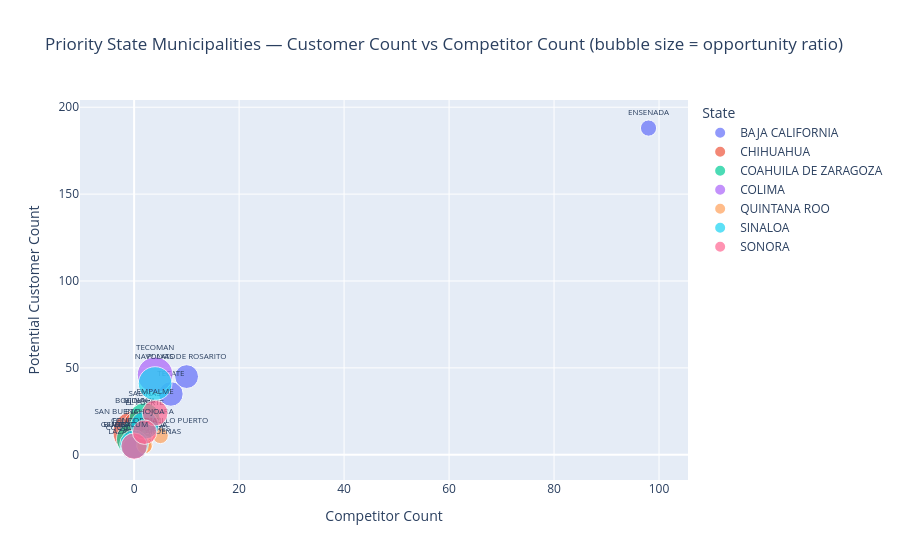

The notebook cell this image was saved under:
### Code cell
# Visualise top 3 municipalities per priority state
top_munis = drill.groupby('state_name').head(3).copy()
top_munis['label'] = top_munis['municipality_name'] + '\n(' + top_munis['state_name'] + ')'

fig = px.scatter(
    top_munis,
    x='competitor_count',
    y='customer_count',
    color='state_name',
    size='opportunity_ratio',
    text='municipality_name',
    size_max=30,
    title='Priority State Municipalities — Customer Count vs Competitor Count\n(bubble size = opportunity ratio)',
    labels={
        'competitor_count': 'Competitor Count',
        'customer_count'  : 'Potential Customer Count',
        'state_name'      : 'State'
    }
)
fig.update_traces(textposition='top center', textfont_size=8)
fig.update_layout(height=560)
fig.show()

### Figure 1 — Plotly figure (JSON) as saved in the notebook; plotly's stock layout.template omitted (floating-point values rounded to 4 significant figures)
{"data": [{"hovertemplate": "State=BAJA CALIFORNIA<br>Competitor Count=%{x}<br>Potential Customer Count=%{y}<br>opportunity_ratio=%{marker.size}<br>municipality_name=%{text}<extra></extra>", "legendgroup": "BAJA CALIFORNIA", "marker": {"color": "#636efa", "size": [4.38, 4.09, 1.9], "sizemode": "area", "sizeref": 0.01444, "symbol": "circle"}, "mode": "markers+text", "name": "BAJA CALIFORNIA", "orientation": "v", "showlegend": true, "text": ["TECATE", "PLAYAS DE ROSARITO", "ENSENADA"], "textfont": {"size": 8}, "textposition": "top center", "type": "scatter", "x": [7, 10, 98], "xaxis": "x", "y": [35, 45, 188], "yaxis": "y"}, {"hovertemplate": "State=CHIHUAHUA<br>Competitor Count=%{x}<br>Potential Customer Count=%{y}<br>opportunity_ratio=%{marker.size}<br>municipality_name=%{text}<extra></extra>", "legendgroup": "CHIHUAHUA", "marker": {"color": "#EF553B", "size": [13, 8, 5], "sizemode": "area", "sizeref": 0.01444, "symbol": "circle"}, "mode": "markers+text", "name": "CHIHUAHUA", "orientation": "v", "showlegend": true, "text": ["BOCOYNA", "OJINAGA", "BUENAVENTURA"], "textfont": {"size": 8}, "textposition": "top center", "type": "scatter", "x": [0, 1, 0], "xaxis": "x", "y": [13, 16, 5], "yaxis": "y"}, {"hovertemplate": "State=COAHUILA DE ZARAGOZA<br>Competitor Count=%{x}<br>Potential Customer Count=%{y}<br>opportunity_ratio=%{marker.size}<br>municipality_name=%{text}<extra></extra>", "legendgroup": "COAHUILA DE ZARAGOZA", "marker": {"color": "#00cc96", "size": [9, 7, 5], "sizemode": "area", "sizeref": 0.01444, "symbol": "circle"}, "mode": "markers+text", "name": "COAHUILA DE ZARAGOZA", "orientation": "v", "showlegend": true, "text": ["SAN BUENAVENTURA", "SABINAS", "GENERAL CEPEDA"], "textfont": {"size": 8}, "textposition": "top center", "type": "scatter", "x": [0, 2, 0], "xaxis": "x", "y": [9, 21, 5], "yaxis": "y"}, {"hovertemplate": "State=COLIMA<br>Competitor Count=%{x}<br>Potential Customer Count=%{y}<br>opportunity_ratio=%{marker.size}<br>municipality_name=%{text}<extra></extra>", "legendgroup": "COLIMA", "marker": {"color": "#ab63fa", "size": [9.2, 5, 4], "sizemode": "area", "sizeref": 0.01444, "symbol": "circle"}, "mode": "markers+text", "name": "COLIMA", "orientation": "v", "showlegend": true, "text": ["TECOMAN", "MINATITLAN", "COQUIMATLAN"], "textfont": {"size": 8}, "textposition": "top center", "type": "scatter", "x": [4, 0, 0], "xaxis": "x", "y": [46, 5, 4], "yaxis": "y"}, {"hovertemplate": "State=QUINTANA ROO<br>Competitor Count=%{x}<br>Potential Customer Count=%{y}<br>opportunity_ratio=%{marker.size}<br>municipality_name=%{text}<extra></extra>", "legendgroup": "QUINTANA ROO", "marker": {"color": "#FFA15A", "size": [2, 1.83, 1.67], "sizemode": "area", "sizeref": 0.01444, "symbol": "circle"}, "mode": "markers+text", "name": "QUINTANA ROO", "orientation": "v", "showlegend": true, "text": ["ISLA MUJERES", "FELIPE CARRILLO PUERTO", "LAZARO CARDENAS"], "textfont": {"size": 8}, "textposition": "top center", "type": "scatter", "x": [2, 5, 2], "xaxis": "x", "y": [6, 11, 5], "yaxis": "y"}, {"hovertemplate": "State=SINALOA<br>Competitor Count=%{x}<br>Potential Customer Count=%{y}<br>opportunity_ratio=%{marker.size}<br>municipality_name=%{text}<extra></extra>", "legendgroup": "SINALOA", "marker": {"color": "#19d3f3", "size": [8.2, 6, 5.67], "sizemode": "area", "sizeref": 0.01444, "symbol": "circle"}, "mode": "markers+text", "name": "SINALOA", "orientation": "v", "showlegend": true, "text": ["NAVOLATO", "CONCORDIA", "EL FUERTE"], "textfont": {"size": 8}, "textposition": "top center", "type": "scatter", "x": [4, 0, 2], "xaxis": "x", "y": [41, 6, 17], "yaxis": "y"}, {"hovertemplate": "State=SONORA<br>Competitor Count=%{x}<br>Potential Customer Count=%{y}<br>opportunity_ratio=%{marker.size}<br>municipality_name=%{text}<extra></extra>", "legendgroup": "SONORA", "marker": {"color": "#FF6692", "size": [5, 4.8, 4.33], "sizemode": "area", "sizeref": 0.01444, "symbol": "circle"}, "mode": "markers+text", "name": "SONORA", "orientation": "v", "showlegend": true, "text": ["BACUM", "EMPALME", "ETCHOJOA"], "textfont": {"size": 8}, "textposition": "top center", "type": "scatter", "x": [0, 4, 2], "xaxis": "x", "y": [5, 24, 13], "yaxis": "y"}], "layout": {"height": 560, "legend": {"itemsizing": "constant", "title": {"text": "State"}, "tracegroupgap": 0}, "title": {"text": "Priority State Municipalities — Customer Count vs Competitor Count\n(bubble size = opportunity ratio)"}, "xaxis": {"anchor": "y", "domain": [0, 1], "title": {"text": "Competitor Count"}}, "yaxis": {"anchor": "x", "domain": [0, 1], "title": {"text": "Potential Customer Count"}}}}
